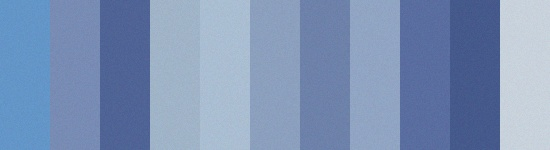
#> input picture Models/M2_Analysis/data/363.jpeg, 550 x 150 px
$ python urinalysis.py
#> lines starting #> are read from the running program, lines starting #| are printed output that depends on the picture
#> further down, img_bgr is the input picture: shape (150, 550, 3); mean B, G, R 182.9, 147.1, 125.4
#!/usr/bin/env python3
# ==========================================================
# AI URINALYSIS SYSTEM – ROCHE STRIP + pH + SG + DISEASE
# SINGLE CELL | CLINICALLY ALIGNED
# ==========================================================

import sys
import os

# Ensure print outputs immediately
sys.stdout.flush()

print("=" * 60)
print("AI URINALYSIS SYSTEM - Starting...")
print("=" * 60)

try:
    import cv2
    print("✅ cv2 imported successfully")
except ImportError as e:
    print(f"❌ Failed to import cv2: {e}")
    print("Install via: pip install opencv-python")
    sys.exit(1)

try:
    import numpy as np
    print("✅ numpy imported successfully")
except ImportError as e:
    print(f"❌ Failed to import numpy: {e}")
    print("Install via: pip install numpy")
    sys.exit(1)

try:
    import matplotlib.pyplot as plt
    print("✅ matplotlib imported successfully")
except ImportError as e:
    print(f"❌ Failed to import matplotlib: {e}")
    print("Install via: pip install matplotlib")
    sys.exit(1)

try:
    from ultralytics import YOLO
    print("✅ ultralytics imported successfully")
    ULTRA_AVAILABLE = True
except ImportError as e:
    print(f"⚠️  ultralytics not available: {e}")
    ULTRA_AVAILABLE = False
    YOLO = None

# ================= PATHS =================
CURRENT_FOLDER = os.path.dirname(os.path.abspath(__file__))
IMG_PATH = os.path.join(CURRENT_FOLDER, "data", "363.jpeg")
YOLO_MODEL_PATH = os.path.join(CURRENT_FOLDER, "models", "urinalysis_model3_best.pt")

NUM_PADS = 11
PAD_NAMES = [
    "Specific Gravity", "pH", "Leukocytes", "Nitrite", "Protein",
    "Glucose", "Ketone", "Urobilinogen", "Bilirubin", "Erythrocytes", "Color"
]

# ================= ROCHE LAB REFERENCES =================
ROCHE_CHART = {
    "Leukocytes": [("neg", (88, 0, 6)), ("trace", (82, -2, 8)), ("1+", (76, -4, 10)), ("2+", (70, -6, 12))],
    "Protein": [("neg", (90, -2, 8)), ("trace", (84, -4, 12)), ("1+", (78, -6, 16)), ("2+", (70, -8, 20))],
    "Glucose": [("neg", (90, -4, 10)), ("1+", (82, -6, 14)), ("2+", (74, -8, 18)), ("3+", (66, -10, 22)), ("4+", (58, -12, 26))],
    "Ketone": [("neg", (92, -2, 6)), ("1+", (82, 8, -6)), ("2+", (70, 16, -12)), ("3+", (60, 22, -18))],
    "Urobilinogen": [("normal", (92, -2, 6)), ("1+", (80, 6, -4)), ("2+", (66, 14, -10)), ("3+", (56, 20, -14))],
    "Bilirubin": [("neg", (94, -2, 6)), ("1+", (82, 10, 16)), ("2+", (70, 18, 24))],
    "Erythrocytes": [("neg", (92, -2, 6)), ("trace", (84, -4, 10)), ("1+", (72, -6, 14)), ("2+", (60, -8, 18)), ("3+", (50, -10, 22))]
}

# ================= NUMERIC SCALES =================
PH_SCALE = [
    (5.0, (92, -2, 6)), (6.0, (84, -4, 8)),
    (7.0, (76, -6, 10)), (8.0, (68, -8, 12))
]

SG_SCALE = [
    (1.005, (94, -2, 6)), (1.010, (88, -4, 8)), (1.015, (82, -6, 10)),
    (1.020, (76, -8, 12)), (1.025, (70, -10, 14)), (1.030, (64, -12, 16))
]

# ================= FUNCTIONS =================
def normalize(img):
    lab = cv2.cvtColor(img, cv2.COLOR_BGR2LAB)
#> lab: shape (150, 550, 3); mean of channels 0, 1, 2 153.9, 129.5, 106.7
    l, a, b = cv2.split(lab)
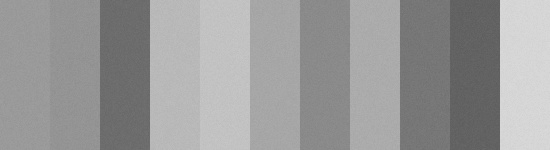
#> l: shape (150, 550); min 89, max 219, mean 153.9
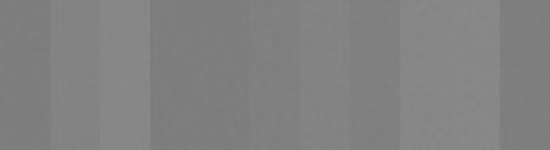
#> a: shape (150, 550); min 123, max 138, mean 129.5
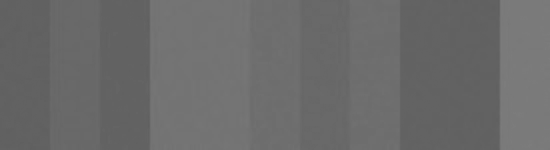
#> b: shape (150, 550); min 95, max 124, mean 106.7
    l = cv2.createCLAHE(2.0, (8, 8)).apply(l)
    return cv2.cvtColor(cv2.merge((l, a, b)), cv2.COLOR_LAB2BGR)

# [14 lines left out: function detect_strip, not called in this run]

def split_pads(strip):
    h, w, _ = strip.shape
#> h = 150; w = 550
    pad_w = w // NUM_PADS
#> pad_w = 50
    pads = []
    for i in range(NUM_PADS):
        p = strip[:, i*pad_w:(i+1)*pad_w]
        p = p[int(0.25*h):int(0.75*h), int(0.25*pad_w):int(0.75*pad_w)]
        pads.append(cv2.GaussianBlur(p, (5, 5), 0))
#> this loop made 11 passes
#> pass 1, in split_pads, `p = strip[:, i*pad_w:(i+1)*pad_w]`:
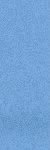
#> p: shape (150, 50, 3); mean B, G, R 213.4, 163.1, 114.7
#> pass 2, in split_pads, `p = strip[:, i*pad_w:(i+1)*pad_w]`:
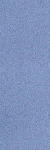
#> p: shape (150, 50, 3); mean B, G, R 187.8, 146.9, 127.1
#> after the loop:
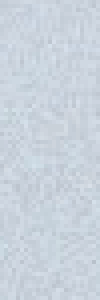
#> p: shape (75, 25, 3) (shown 4 times larger); mean B, G, R 221, 211, 201.7
#> after the loop, pads = 11 items
    return pads

def mean_lab(pad):
    lab = cv2.cvtColor(pad, cv2.COLOR_BGR2LAB)
    return np.mean(lab.reshape(-1, 3), axis=0)

def deltaE(a, b):
    return np.linalg.norm(np.array(a) - np.array(b))

def roche_label(test, lab):
    ref = ROCHE_CHART[test]
    return min([(deltaE(lab, c), lbl) for lbl, c in ref], key=lambda x: x[0])[1]

def numeric_label(lab, scale):
    return min([(deltaE(lab, c), v) for v, c in scale], key=lambda x: x[0])[1]

# ================= CREATE TEST IMAGE IF MISSING =================
# [36 lines left out: function create_test_image, not called in this run]

# ================= RUN ANALYSIS =================
print("\n========== Checking Assets ==========\n")

if not os.path.exists(IMG_PATH):
    print(f"⚠️  Image not found at {IMG_PATH}")
    create_test_image(IMG_PATH)
else:
    print(f"✅ Image found at {IMG_PATH}")

model = None
if not os.path.exists(YOLO_MODEL_PATH):
    print(f"⚠️  Model file not found at {YOLO_MODEL_PATH}")
    print(f"   Continuing without strip detection (will use full image)")
else:
    print("Loading model...")
    try:
        model = YOLO(YOLO_MODEL_PATH, task="detect")
        print("✅ Model loaded successfully")
    except Exception as e:
        print(f"⚠️  Failed to load YOLO model: {e}")
        model = None

print("Reading image...")
img_bgr = cv2.imread(IMG_PATH)
if img_bgr is None:
    print(f"❌ ERROR: Failed to read image: {IMG_PATH}")
    sys.exit(1)

print("✅ Image loaded successfully")
img = normalize(img_bgr)

if model is not None:
    try:
        strip = detect_strip(img, model)
    except Exception as e:
        print(f"⚠️  Strip detection failed: {e}")
        print("   Using full image fallback")
        strip = img
else:
    strip = img

pads = split_pads(strip)
#> pads = 11 items
results = {}

print("\n========== AI URINALYSIS STRIP REPORT ==========\n")

for i, pad in enumerate(pads[:-1]):  # Exclude Color pad
    test = PAD_NAMES[i]
    lab = mean_lab(pad)

    if test == "Nitrite":
        label = "pos" if lab[2] < 130 else "neg"
    elif test == "pH":
        label = str(numeric_label(lab, PH_SCALE))
    elif test == "Specific Gravity":
        label = f"{numeric_label(lab, SG_SCALE):.3f}"
    else:
        label = roche_label(test, lab)

    results[test] = label
    print(f"{test:<18}: {label}")
#> this loop made 10 passes
#> (test, lab, label) on passes 1 to 10: ('Specific Gravity', [168.3, 125.2, 97.53], '1.005'), ('pH', [155.4, 130.8, 104.5], '5.0'), ('Leukocytes', [102.8, 134.7, 98.12], 'neg'), ('Nitrite', [177.7, 125.4, 115.5], 'pos'), ('Protein', [199, 125.4, 115.7], 'neg'), ('Glucose', [165.5, 127.9, 110.2], 'neg'), ('Ketone', [133.7, 131.1, 104.3], 'neg'), ('Urobilinogen', [179.9, 127.9, 109.9], 'normal'), ('Bilirubin', [122.9, 134.2, 98.64], '2+'), ('Erythrocytes', [95.24, 135.1, 97.72], 'trace')
#| Specific Gravity  : 1.005
#| pH                : 5.0
#| Leukocytes        : neg
#| Nitrite           : pos
#| Protein           : neg
#| Glucose           : neg
#| Ketone            : neg
#| Urobilinogen      : normal
#> (further printed lines are left out)
#> after the loop, results = 10 items

# ================= DISEASE PREDICTION =================
print("\n========== AI CLINICAL INTERPRETATION ==========\n")

diseases = []

if results.get("Leukocytes") in ["1+", "2+", "3+"] and results.get("Nitrite") == "pos":
    diseases.append("Urinary Tract Infection (UTI)")

if results.get("Glucose") in ["2+", "3+", "4+"]:
    diseases.append("Diabetes Mellitus")

if results.get("Ketone") in ["2+", "3+"] and results.get("Glucose") in ["2+", "3+", "4+"]:
    diseases.append("Ketosis / Possible DKA")

if results.get("Protein") in ["2+", "3+"] or float(results.get("Specific Gravity", 1.0)) > 1.025:
    diseases.append("Possible Kidney Disease")

if results.get("Bilirubin") in ["1+", "2+"] or results.get("Urobilinogen") in ["2+", "3+"]:
    diseases.append("Possible Liver Dysfunction")

if results.get("Erythrocytes") in ["1+", "2+", "3+"]:
    diseases.append("Hematuria")

if diseases:
    for d in diseases:
        print("❌", d)
else:
    print("✅ No major pathology detected")

# ================= VISUAL CHECK =================
print("Generating visualization...")
plt.figure(figsize=(16, 4))
for i, p in enumerate(pads):
    plt.subplot(1, NUM_PADS, i+1)
    plt.imshow(cv2.cvtColor(p, cv2.COLOR_BGR2RGB))
    plt.title(PAD_NAMES[i], fontsize=7)
    plt.axis("off")

# Save instead of show
output_path = os.path.join(CURRENT_FOLDER, "analysis_result.png")
plt.savefig(output_path, dpi=100, bbox_inches='tight')
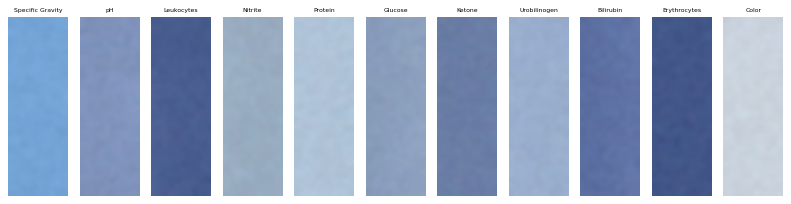
#> figure drawn by matplotlib, 11 panels
print(f"✅ Visualization saved to: {output_path}")
plt.close()

print("\n✅ Analysis complete!")
